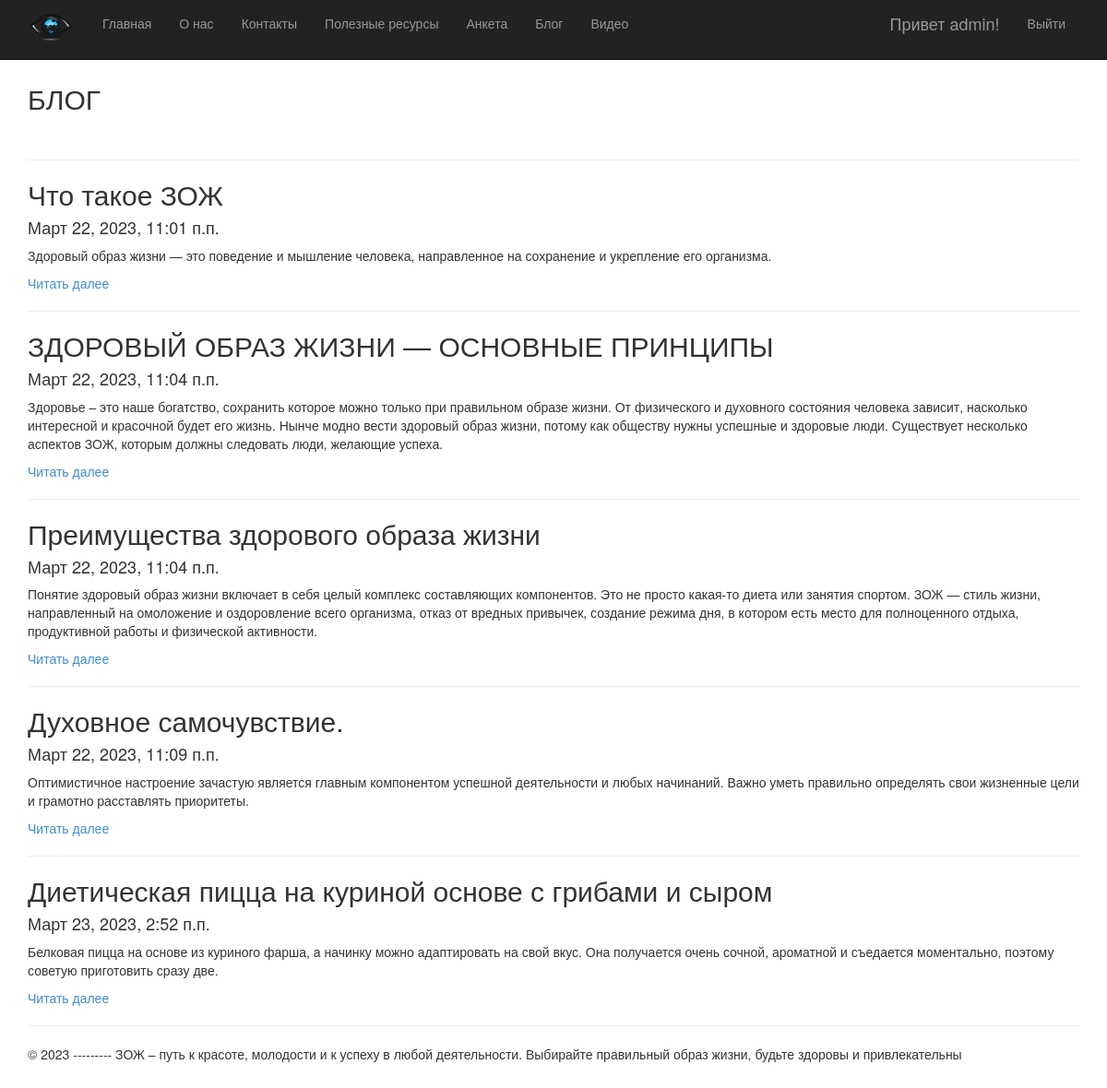
/blog (signed in), run on the app's committed database.
### app/models.py (models this page shows, shortened)
class Blog(models.Model):
    title = models.CharField(max_length = 100,unique_for_date = "posted", verbose_name = "Заголовок")
    description = models.TextField(verbose_name = "Короткое содержание")
    content = models.TextField(verbose_name = "Полное содержание")
    posted = models.DateTimeField(default = datetime.now(), db_index = True, verbose_name = "Опубликована")
    author = models.ForeignKey(User, null=True, blank=True, on_delete = models.SET_NULL, verbose_name = "Автор")
    image = models.FileField(default = "temp.jpg", verbose_name = "Путь к картинке")
    class Meta:
        db_table = "Posts"
        ordering = ["posted"]
        verbose_name = "статья блога"
        verbose_name_plural = "статьи блога"

### app/views.py (the view)
# urls.py: path('blog', views.blog, name='blog'),
def blog(request):
    posts = Blog.objects.all() # запрос на выбор всех статей блога из модели
    assert isinstance(request, HttpRequest)
    return render(
        request,
        'app/blog.html',
        {
            'title':'БЛОГ',
            'posts': posts, # передача списка статей в шаблон веб-страницы
            'year':datetime.now().year,
        }
    )

### app/templates/app/blog.html
﻿{% extends "app/layout.html" %}
{% block content %}
<h2>{{ title }}</h2> <br />
{% for post in posts %}
<hr/>
<div class="">
<h2> {{post.title}} </h2>
<h4> {{post.posted}} </h4>
<p> {{post.description}} </p>
<p><a href="{% url 'blogpost' parametr=post.id %}"> Читать далее </a> </p>
</div>
{% endfor %}
{% endblock %}

### app/templates/app/loginpartial.html (shortened to what this page needs)
﻿{% if user.is_authenticated %}
<form id="logoutForm" action="/logout/" method="post" class="navbar-right">
    <ul class="nav navbar-nav navbar-right">
        <li><span class="navbar-brand">Привет {{ user.username }}!</span></li>
        <li><a href="javascript:document.getElementById('logoutForm').submit()">Выйти</a></li>
    </ul>
</form>
{% else %}
<ul class="nav navbar-nav navbar-right">
    <li><a href="{% url 'login' %}">Войти</a></li>
</ul>
{% endif %}

### app/static/app/content/site.css (style rules this page uses)
body { padding-top: 50px; padding-bottom: 20px; }

### data on the page
Blog: title "Что такое ЗОЖ", posted "Март 22, 2023, 11:01 п.п.", description "Здоровый образ жизни — это поведение и мышление человека, направленное на сохранение и укрепление его организма."
Blog: title "ЗДОРОВЫЙ ОБРАЗ ЖИЗНИ — ОСНОВНЫЕ ПРИНЦИПЫ", posted "Март 22, 2023, 11:04 п.п.", description "Здоровье – это наше богатство, сохранить которое можно только при правильном образе жизни. От физического и духовного состояния человека зависит, насколько интересной и красочной будет его жизнь. Нынче модно вести здоровый образ жизни, потому как обществу нужны успешные и здоровые люди. Существует несколько аспектов ЗОЖ, которым должны следовать люди, желающие успеха."
Blog: title "Преимущества здорового образа жизни", posted "Март 22, 2023, 11:04 п.п.", description "Понятие здоровый образ жизни включает в себя целый комплекс составляющих компонентов. Это не просто какая-то диета или занятия спортом. ЗОЖ — стиль жизни, направленный на омоложение и оздоровление всего организма, отказ от вредных привычек, создание режима дня, в котором есть место для полноценного отдыха, продуктивной работы и физической активности."
Blog: title "Духовное самочувствие.", posted "Март 22, 2023, 11:09 п.п.", description "Оптимистичное настроение зачастую является главным компонентом успешной деятельности и любых начинаний. Важно уметь правильно определять свои жизненные цели и грамотно расставлять приоритеты."
Blog: title "Диетическая пицца на куриной основе с грибами и сыром", posted "Март 23, 2023, 2:52 п.п.", description "Белковая пицца на основе из куриного фарша, а начинку можно адаптировать на свой вкус. Она получается очень сочной, ароматной и съедается моментально, поэтому советую приготовить сразу две."

### other printed values
{{ user.username }} "admin"
{{ title }} "БЛОГ"
